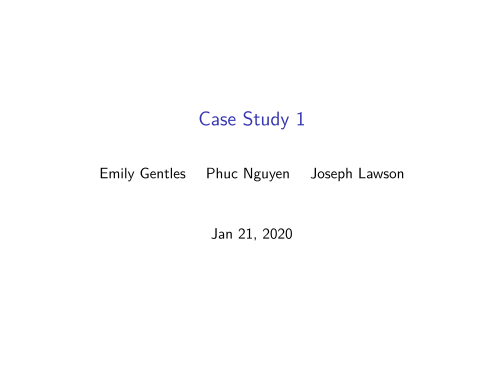

The R source for this figure:
---
  title: "Case Study 1"
author: 
  - "Emily Gentles"
- "Phuc Nguyen"
- "Joseph Lawson"
date: "Jan 21, 2020"
output: beamer_presentation
---
  
  ```{r setup, include=FALSE}
knitr::opts_chunk$set(echo = FALSE)
```

# Case Discussion

- Data obtained from a subset of women enrolled in the CPP during pregnancy
- Data issues: uncertainty, inflation, and missingness

**Goal**: Assess how exposure to DDE and PCBs relates to the risk of premature delivery

Graph?
  
  # Exploratory Data Analysis
  
  
  ```{r}

```

# Analysis

- Ordinal Logistic Regression with Term, Preterm, and Severely Preterm Gest. Categories
- Keep obs with Gest. Age 44 or less
- Impute score data with MICE to check usefulness
- Remove obs with missing PCE value
- Include blood cholesterol/triglyceride levels, as well as center and SES/Lifestyle metrics


```{r, echo=FALSE, eval = TRUE, warning = FALSE, message = FALSE}
library(tidyverse)
library(mice)
library(nnet)
library(corrplot)
library(quantreg)
library(MASS)
library(effects)
library(knitr)
library(tigerstats)
set.seed(43)

Long <- readRDS("Longnecker.rds")
Long <- Long %>% mutate(albuminTested = ifelse(is.na(albumin), 0, 1)) %>% filter(gestational_age <= 44) %>% 
  filter(!is.na(pcb_028)) %>% dplyr::select(-albumin)


Long = Long %>% mutate(termCat = cut(gestational_age, c(breaks = c(0, 32, 37 ,45))), center = as.character(center),
                       pcb = pcb_028 + pcb_052 + pcb_074 + pcb_105 + pcb_118 + pcb_153 + pcb_170 +
                         pcb_138 + pcb_180 + pcb_194 + pcb_203,
                       # ed_norm = qnorm(score_education / 100),
                       # inc_norm = qnorm(score_education / 100),
                       # occ_norm = qnorm(score_occupation / 100),
                       dde.cut = cut(dde, breaks = 5),
                       pcb.cut = cut(pcb, breaks = 5),
                       gestord = factor(termCat, ordered = TRUE)
) %>% filter(!is.na(pcb))


# ADD PRINCIPLE COMPONENTs
pcb_mat = as.matrix(Long %>% dplyr::select(contains("pcb_")))
min_pcb <- min(pcb_mat[pcb_mat > 0])
pcb_mat[pcb_mat == 0] <- min_pcb / 2
pcb_mat <- apply(pcb_mat, 2, log)
pcb.pr = prcomp(pcb_mat, center = T, scale = T)

Long = Long %>% mutate(logPCB1 = -pcb.pr$x[,1], logPCB2 = pcb.pr$x[,2], logPCB3 = pcb.pr$x[,3])

##

# Long_Score_NA_rm = Long %>% filter(!is.na(score_education + score_occupation + score_income))
# modordscore = polr(gestord ~ center + log(dde) + log(pcb) + score_education + score_occupation + score_education + log(triglycerides) + maternal_age + smoking_status + cholesterol + albuminTested, data = Long_Score_NA_rm)
# modordscorecomp = polr(gestord~ center+log(dde) + log(pcb)+log(triglycerides) + maternal_age + smoking_status + cholesterol + albuminTested, data = Long_Score_NA_rm)
# anova(modordscore, modordscorecomp)
# 
# modordcenter = polr(gestord~ center*log(dde) + center*log(pcb) + log(triglycerides) + maternal_age + smoking_status + cholesterol + albuminTested, data = Long)
# modord = polr(gestord~ center+log(dde) + log(pcb)+log(triglycerides)  + maternal_age + smoking_status + cholesterol + albuminTested, data = Long)
# summary(modord)
# anova(modord, modordcenter)


### BASE MODEL

Long.Base.Mod = polr(gestord~ center + log(dde) + logPCB1 + log(triglycerides)  + maternal_age + smoking_status + log(cholesterol) + albuminTested, data = Long,
                     Hess = T)
# summary(Long.Base.Mod)
Base.Confint = confint(Long.Base.Mod)
# Base.Confint
# knitr::kable(Base.Confint, "latex")

### PCA Analysis ###

Long.PCA.1.2.3 = polr(gestord~ center + log(dde) + logPCB1 + logPCB2 + logPCB3 + log(triglycerides)  + maternal_age + smoking_status + log(cholesterol) + albuminTested, data = Long)


# Long.PCA.logged = polr(gestord~ center + log(dde)*log(logPCB1) + log(triglycerides)  + maternal_age + smoking_status + cholesterol + albuminTested, data = Long)


PCA.anova = anova(Long.Base.Mod, Long.PCA.1.2.3)

## Second and third components add very little


#############################################
### MICE with ORDLOG - check score usefulness
#############################################

# impLong = mice(Long, printFlag = F)
impLong = mice(Long %>% mutate(ldde = log(dde), ltrig = log(triglycerides), lchol = log(cholesterol)) %>% 
                 dplyr::select(gestord,center, score_occupation, score_education, score_income, ldde, logPCB1,
                               ltrig, maternal_age, smoking_status, lchol,
                               albuminTested), printFlag = F)
imp.OL.Mod = with(impLong, polr(gestord ~ center + score_occupation +score_education +
                                  score_income + ldde + logPCB1 + 
                                  ltrig  + maternal_age + smoking_status + 
                                  lchol + albuminTested, Hess = T))

imp.OL.Mod.wo.score = with(impLong, polr(gestord ~ center  + ldde + logPCB1 + 
                                           ltrig  + maternal_age + smoking_status + 
                                           lchol + albuminTested, Hess = T))

score.p.value = pool.compare(imp.OL.Mod, imp.OL.Mod.wo.score)$pvalue

MICE.summary = summary(pool(imp.OL.Mod))

## Strong evidence that score does not add anything


##########################################
###### Check Center Interactions/inclusion
##########################################

center.inter.mod = polr(gestord~ center*(log(dde) + logPCB1 + log(triglycerides)  + maternal_age + smoking_status + log(cholesterol) + albuminTested), data = Long, Hess = T)

Center.Inter.Anova = anova(center.inter.mod, Long.Base.Mod)

## Note that center interaction not significant

no.center.mod = polr(gestord~ log(dde) + logPCB1 + log(triglycerides)  + 
                       maternal_age + smoking_status + log(cholesterol) + albuminTested, data = Long, Hess = T)

Center.Inclusion.Anova = anova(no.center.mod, Long.Base.Mod)

# Strong evidence that including center is useful

##########################################
#### Check Chemical interactions
##########################################


## DDE PCA Interaction
Long.PCA.DDE.Inter.Mod = polr(gestord~ center + log(dde) * logPCB1 + log(triglycerides)  + maternal_age + 
                                smoking_status + log(cholesterol) + albuminTested, data = Long, Hess = T)

DDE.PCA.Inter.Anova = anova(Long.Base.Mod, Long.PCA.DDE.Inter.Mod)

# Not evidence that dde-pcb interact

## DDE/PCA Triglyceride Interaction
# Justified because these chemicals are fat-soluble.
Long.Trig.Inter.Mod = polr(gestord~ center + log(dde)*log(triglycerides) + logPCB1*log(triglycerides)  + 
                             maternal_age + smoking_status + log(cholesterol) + albuminTested, data = Long, Hess = T)

Trig.Inter.Anova = anova(Long.Base.Mod, Long.Trig.Inter.Mod)


##########################################
#### check maternal age poly #############
##########################################

Long.Age.Poly.Mod = polr(gestord~ center + log(dde) + logPCB1 + log(triglycerides)  + poly(maternal_age,2) + smoking_status + log(cholesterol) + albuminTested, data = Long, Hess = T)


Age.Poly.Anova = anova(Long.Base.Mod, Long.Age.Poly.Mod)


Long$MatAgeCat = cut(Long$maternal_age, 4)

MatAgeGestTable = rowPerc(xtabs(formula = ~ MatAgeCat + gestord, data = Long))
plot(MatAgeGestTable[,1], type = "l")
barplot(height = MatAgeGestTable[,1] / 100, xlab = "Age Bucket", ylab = "Severely Preterm Percentage", 
        main = "Severely Preterm Probability vs Maternal Age")
## Conclude that the polynomial term is important.


##########################################
### FINAL MODEL ##########################
##########################################


Final.Mod = polr(gestord~ center + log(dde) + logPCB1 + log(triglycerides)  + poly(maternal_age,2) + smoking_status + log(cholesterol) + albuminTested, data = Long, Hess = T)

final.coef = coef(Final.Mod)
final.confint = confint(Final.Mod)

chem.effect.summary = cbind(final.coef[c("log(dde)","logPCB1")], final.confint[c("log(dde)", "logPCB1"),])
colnames(chem.effect.summary)[1] = "Coef Est"
```

# Results

- (log) DDE and PCB both significantly associated with preterm delivery likelihood even when adjusting for other factors
- Model Comparison indicated (p=`r round(PCA.anova[2,"Pr(Chi)"],2) `) that the first principle component of the pcb_* values is sufficient.

```{r, fig.margin = TRUE}
knitr::kable(chem.effect.summary)
```

# Discussion
